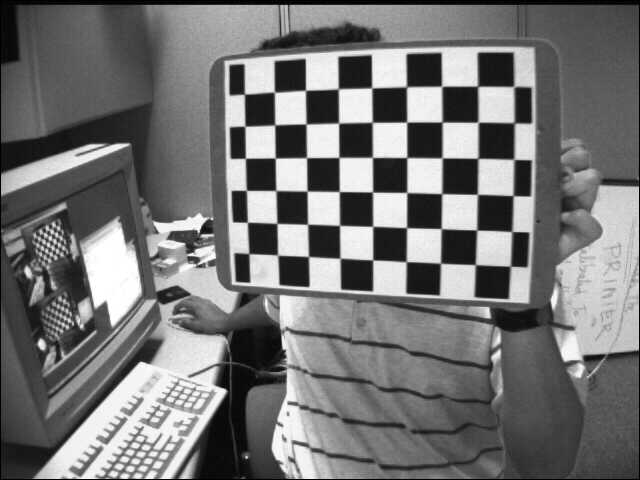
#> input picture FEUP-VCOM-main/proj1/images/ex4/calibration/left01.jpg, 640 x 480 px; its folder holds only this picture in this run
$ jupyter execute --allow-errors exercise4.ipynb
#> lines starting #> are read from the running program, lines starting #| are printed output that depends on the picture; after the words box and inside, x2 and y2 are one past the last pixel; in counts of white or black regions, pixels touching at a corner belong together; long printed decimals are rounded
## 4. Generate a bird's eye view of a lane

[cell 1]
import numpy as np
import cv2 as cv
import glob
import matplotlib.pyplot as plt

### 4.1 Camera Calibration

Essential to correct any camera distortion that can subtly affect accuracy when to any image transform. The distortion in every picture is minimal so, as expected, they are similar to the original ones.

[cell 2]
def calibrate_camera():
    # termination criteria
    criteria = (cv.TERM_CRITERIA_EPS + cv.TERM_CRITERIA_MAX_ITER, 30, 0.001)

    # prepare object points, like (0,0,0), (1,0,0), (2,0,0) ....,(6,5,0)
    objp = np.zeros((6*7,3), np.float32)
    objp[:,:2] = np.mgrid[0:7,0:6].T.reshape(-1,2)

    # Arrays to store object points and image points from all the images.
    objpoints = [] # 3d point in real world space
    imgpoints = [] # 2d points in image plane.
    images = glob.glob('images/ex4/calibration/*.jpg')

    for fname in images:
        img = cv.imread(fname)
#> img is the input picture: shape (480, 640, 3); min 0, max 255, mean 116.6
        gray = cv.cvtColor(img, cv.COLOR_BGR2GRAY)
        # Find the chess board corners
        ret, corners = cv.findChessboardCorners(gray, (7,6), None)
#> ret = True; corners = 42 rows, first 8: [475.4, 264.8], [440.5, 263.2], [405.9, 261.5], [372.9, 259.9], [340.6, 258.5], [308.7, 256.4], [277.6, 255.1], [476.7, 230.1]
        # If found, add object points, image points (after refining them)
        if ret == True:
            objpoints.append(objp)
            corners2 = cv.cornerSubPix(gray,corners, (11,11), (-1,-1), criteria)
#> corners2 = 42 rows, first 8: [475.3, 264.6], [440.5, 263.2], [406.2, 261.7], [372.7, 259.9], [340, 258.2], [308.5, 256.5], [277.6, 255.1], [476.7, 230]
            imgpoints.append(corners2)

    ret, mtx, dist, rvecs, tvecs = cv.calibrateCamera(objpoints, imgpoints, gray.shape[::-1], None, None)
#> ret = 0.146; mtx = [[841.1, 0, 299.8], [0, 795.4, 311.1], [0, 0, 1]]; dist = [[-0.744, 1.23, -0.063, 0.0252, -4.97]]; rvecs = ([-0.679, 0.378, -3.01],); tvecs = ([4.77, -1.27, 22.63],)

    return objpoints, imgpoints, ret, mtx, dist, rvecs, tvecs

[cell 3]
def undistort_img(img, mtx, dist, name):
    h,  w = img.shape[:2]
    newcameramtx, roi = cv.getOptimalNewCameraMatrix(mtx, dist, (w,h), 1, (w,h))

    dst = cv.undistort(img, mtx, dist, None, newcameramtx)

    x, y, w, h = roi
    dst = dst[y:y+h, x:x+w]
    cv.imwrite('images/ex4/' + name + '_undistorted.jpeg', dst)

    return cv.imread('images/ex4/' + name + '_undistorted.jpeg')

[cell 4]
# [14 lines left out: function display_undistorted, not called in this run]

[cell 5]
objpoints, imgpoints, ret, mtx, dist, rvecs, tvecs = calibrate_camera()
#> objpoints = 1 item; imgpoints = 1 item; ret = 0.146; mtx = [[841.1, 0, 299.8], [0, 795.4, 311.1], [0, 0, 1]]; dist = [[-0.744, 1.23, -0.063, 0.0252, -4.97]]; rvecs = ([-0.679, 0.378, -3.01],); tvecs = ([4.77, -1.27, 22.63],)
#> (the rest of this cell did not finish here and is left out)

    display_undistorted(img, dst)

#### Re-Projection Error
Re-projection error gives a good estimation of just how exact the found parameters are. The closer the re-projection error is to zero, the more accurate the parameters we found are.

[cell 6]
mean_error = 0
for i in range(len(objpoints)):
    imgpoints2, _ = cv.projectPoints(objpoints[i], rvecs[i], tvecs[i], mtx, dist)
    error = cv.norm(imgpoints[i], imgpoints2, cv.NORM_L2)/len(imgpoints2)
    mean_error += error
#> this loop made 1 pass
#> (error, mean_error) on pass 1: (0.0226, 0.0226)
#> after the loop, mean_error = 0.0226
print( "Total error: {}".format(mean_error/len(objpoints)))
#| Total error: 0.02255

### 4.2 Edge Detection & Segmentation

#### 4.2.1 Color Segmentation

We analyzed the colorspaces in the first picture to see which one (or each respective channel, more specifically) would highlight better the white/yellow lines: R in BGR, V in HSV, S in HSL, L in LUV, Y in YUV and L in LAB.

[cell 7]
img = cv.imread('images/ex4/lane1_undistorted.jpeg')
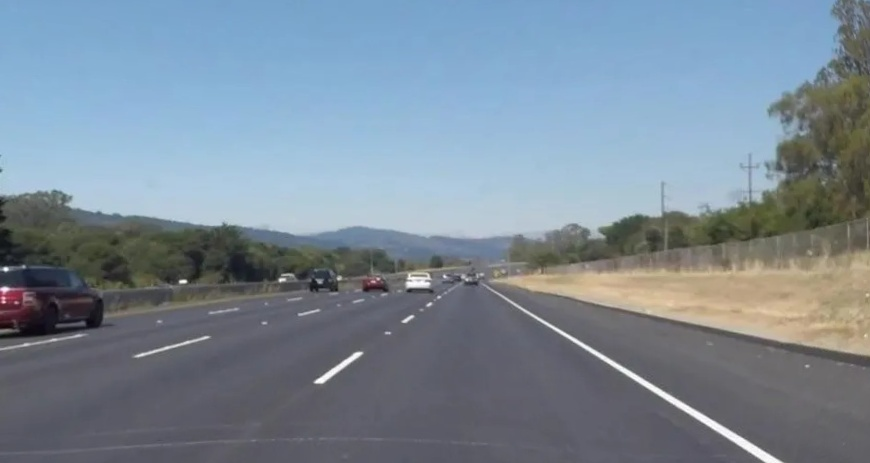
#> input picture FEUP-VCOM-main/proj1/images/ex4/lane1_undistorted.jpeg, 870 x 463 px
#> img is the input picture: shape (463, 870, 3); mean B, G, R 150.8, 137.7, 123
hsv = cv.cvtColor(img, cv.COLOR_BGR2HSV)
#> hsv: shape (463, 870, 3); mean H, S, V 96.6, 53.3, 155.4
hsl = cv.cvtColor(img, cv.COLOR_BGR2HLS)
#> hsl: shape (463, 870, 3); mean of channels 0, 1, 2 96.5, 137.1, 60.3
luv = cv.cvtColor(img, cv.COLOR_BGR2LUV)
#> luv: shape (463, 870, 3); mean of channels 0, 1, 2 142.8, 91, 123.9
yuv = cv.cvtColor(img, cv.COLOR_BGR2YUV)
#> yuv: shape (463, 870, 3); mean of channels 0, 1, 2 134.7, 135.9, 117.6
lab = cv.cvtColor(img, cv.COLOR_BGR2LAB)
#> lab: shape (463, 870, 3); mean of channels 0, 1, 2 143.4, 126.3, 119.7

b1, g, r = cv.split(img)
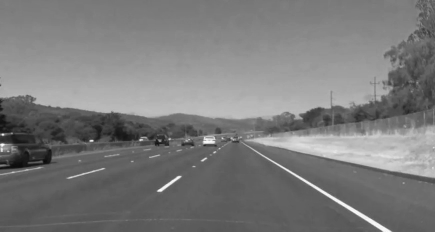
#> r: shape (463, 870) (shown at 1/2 size); min 7, max 255, mean 123
h1,s1,v1 = cv.split(hsv)
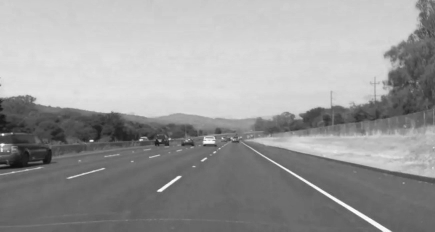
#> v1: shape (463, 870) (shown at 1/2 size); min 13, max 255, mean 155.4
h2,s2,l1 = cv.split(hsl)
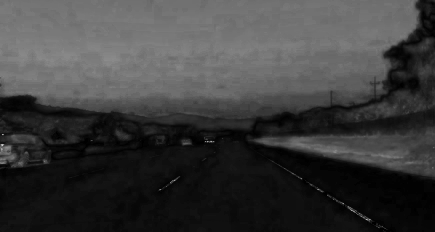
#> l1: shape (463, 870) (shown at 1/2 size); min 0, max 255, mean 60.3
l2,u1,v2 = cv.split(luv)
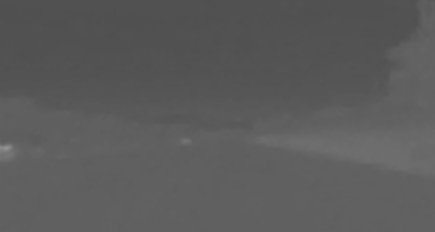
#> u1: shape (463, 870) (shown at 1/2 size); min 79, max 148, mean 91
y,u2,v3 = cv.split(yuv)
l3,a,b2 = cv.split(lab)
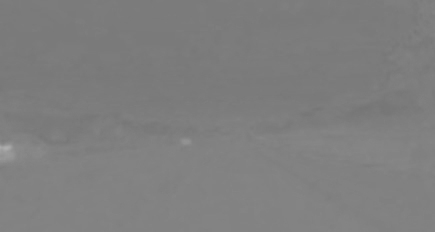
#> a: shape (463, 870) (shown at 1/2 size); min 116, max 174, mean 126.3

channels = [b1, g, r, h1,s1,v1, h2,s2,l1, l2,u1,v2, y,u2,v3, l3,a,b2]
fig, axs = plt.subplots(6, 3, figsize=(15, 15))
axs = axs.flatten()
fig.tight_layout()

for img, ax in zip(channels, axs):
    ax.imshow(img)
#> this loop made 18 passes

axs[0].set_ylabel('BGR')
axs[0].set_title('B')
axs[1].set_title('G')
axs[2].set_title('R')

axs[3].set_ylabel('HSV')
axs[3].set_title('H')
axs[4].set_title('S')
axs[5].set_title('V')

axs[6].set_ylabel('HSL')
axs[6].set_title('H')
axs[7].set_title('S')
axs[8].set_title('L')

axs[9].set_ylabel('LUV')
axs[9].set_title('L')
axs[10].set_title('U')
axs[11].set_title('V')

axs[12].set_ylabel('YUV')
axs[12].set_title('Y')
axs[13].set_title('U')
axs[14].set_title('V')

axs[15].set_ylabel('LAB')
axs[15].set_title('L')
axs[16].set_title('A')
axs[17].set_title('B')

plt.show()

Then we applied the mask corresponding to each colorspace. HSL was the colorspace that best ignored the background while highlighting white/yellow road lines, so we will use that masked result for the next steps.

[cell 8]
def color_selection(image, colorspace):
    converted_image = cv.cvtColor(image, colorspace)

    #White color mask
    lower_threshold = np.uint8([0, 200, 0])
    upper_threshold = np.uint8([255, 255, 255])
    white_mask = cv.inRange(converted_image, lower_threshold, upper_threshold)

    #Yellow color mask
    lower_threshold = np.uint8([10, 0, 100])
    upper_threshold = np.uint8([40, 255, 255])
    yellow_mask = cv.inRange(converted_image, lower_threshold, upper_threshold)

    mask = cv.bitwise_or(white_mask, yellow_mask)
    masked_image = cv.bitwise_and(image, image, mask = mask)

    return masked_image

lane1 = cv.imread('images/ex4/lane1_undistorted.jpeg')
lane2 = cv.imread('images/ex4/lane2_undistorted.jpeg')
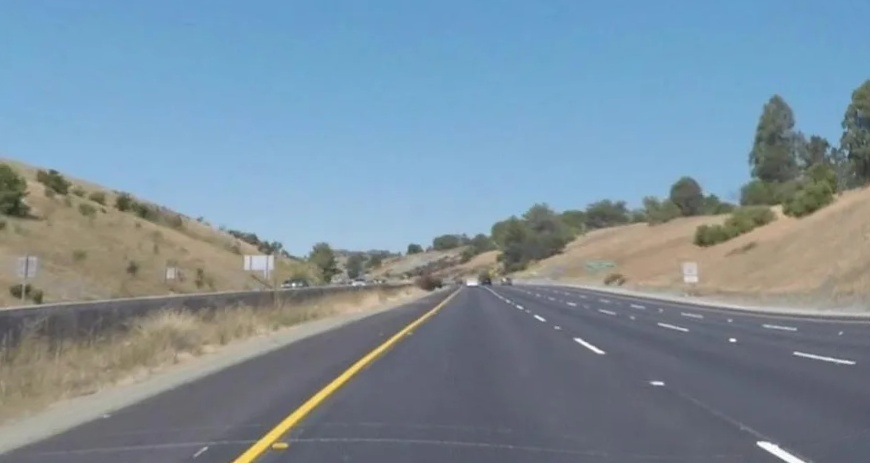
#> input picture FEUP-VCOM-main/proj1/images/ex4/lane2_undistorted.jpeg, 870 x 463 px
#> lane2 is the input picture: shape (463, 870, 3); mean B, G, R 156.9, 143.1, 123.6
lane3 = cv.imread('images/ex4/lane3_undistorted.jpeg')
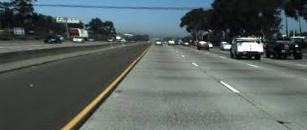
#> input picture FEUP-VCOM-main/proj1/images/ex4/lane3_undistorted.jpeg, 307 x 130 px
#> lane3 is the input picture: shape (130, 307, 3); mean B, G, R 97, 99.2, 88.9

lane1_RGB = color_selection(lane1, cv.COLOR_BGR2RGB)
#> in color_selection, `white_mask = cv.inRange(converted_image, lower_threshold, upper_thresh..`:
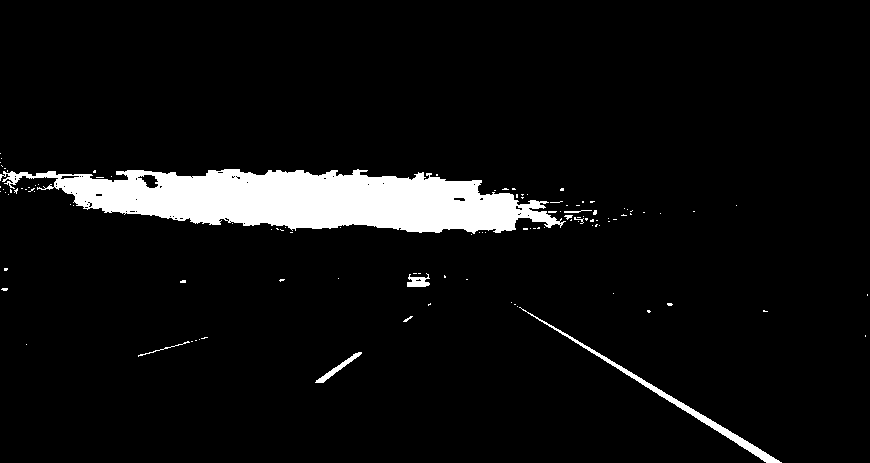
#> white_mask: shape (463, 870); 6.1% white; 113 white regions (104 under 20 px), largest, box (x1, y1, x2, y2) and area: (0, 169, 566, 234) 22147, (519, 307, 782, 463) 1441, (315, 352, 362, 383) 254
lane2_RGB = color_selection(lane2, cv.COLOR_BGR2RGB)
lane3_RGB = color_selection(lane3, cv.COLOR_BGR2RGB)

lane1_HSV = color_selection(lane1, cv.COLOR_BGR2HSV)
lane2_HSV = color_selection(lane2, cv.COLOR_BGR2HSV)
lane3_HSV = color_selection(lane3, cv.COLOR_BGR2HSV)
#> in color_selection (call 6), `yellow_mask = cv.inRange(converted_image, lower_threshold, upper_thres..`:
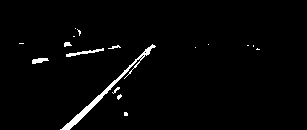
#> yellow_mask: shape (130, 307); 2.2% white; 17 white regions (11 under 20 px), largest, box (x1, y1, x2, y2) and area: (60, 44, 156, 130) 553, (66, 48, 104, 57) 106, (32, 58, 49, 64) 67, (64, 42, 72, 47) 28, (108, 45, 121, 49) 24, (112, 87, 120, 94) 20

lane1_HLS = color_selection(lane1, cv.COLOR_BGR2HLS)
lane2_HLS = color_selection(lane2, cv.COLOR_BGR2HLS)
lane3_HLS = color_selection(lane3, cv.COLOR_BGR2HLS)

lane1_LUV = color_selection(lane1, cv.COLOR_BGR2LUV)
lane2_LUV = color_selection(lane2, cv.COLOR_BGR2LUV)
lane3_LUV = color_selection(lane3, cv.COLOR_BGR2LUV)

lane1_YUV = color_selection(lane1, cv.COLOR_BGR2YUV)
lane2_YUV = color_selection(lane2, cv.COLOR_BGR2YUV)
lane3_YUV = color_selection(lane3, cv.COLOR_BGR2YUV)

lane1_LAB = color_selection(lane1, cv.COLOR_BGR2LAB)
lane2_LAB = color_selection(lane2, cv.COLOR_BGR2LAB)
lane3_LAB = color_selection(lane3, cv.COLOR_BGR2LAB)

lanes = [lane1_RGB, lane2_RGB, lane3_RGB, lane1_HSV, lane2_HSV, lane3_HSV,
         lane1_HLS, lane2_HLS, lane3_HLS, lane1_LUV, lane2_LUV, lane3_LUV,
         lane1_YUV, lane2_YUV, lane3_YUV, lane1_LAB, lane2_LAB, lane3_LAB ]

_, axs = plt.subplots(6, 3, figsize=(15, 15))
axs = axs.flatten()
for img, ax in zip(lanes, axs):
    ax.imshow(img)

axs[0].set_ylabel('RGB')
axs[3].set_ylabel('HSV')
axs[6].set_ylabel('HLS')
axs[9].set_ylabel('LUV')
axs[12].set_ylabel('YUV')
axs[15].set_ylabel('LAB')

axs[0].set_title('Lane1')
axs[1].set_title('Lane2')
axs[2].set_title('Lane3')

plt.show()

#### 4.2.2 Canny Edge Detection
We will apply Canny Edge Detection in order to isolate the road lines in each image. Firstly, we convert the image to grayscale and then apply a gaussian blur to eliminate any surrounding noise, then we apply the Canny filter.

[cell 9]
lane1_gray = cv.cvtColor(cv.cvtColor(lane1_HLS, cv.COLOR_HLS2RGB), cv.COLOR_RGB2GRAY)
lane2_gray = cv.cvtColor(cv.cvtColor(lane2_HLS, cv.COLOR_HLS2RGB), cv.COLOR_RGB2GRAY)
lane3_gray = cv.cvtColor(cv.cvtColor(lane3_HLS, cv.COLOR_HLS2RGB), cv.COLOR_RGB2GRAY)

_, axs = plt.subplots(1, 3, figsize=(20, 20))
axs = axs.flatten()
for img, ax in zip([lane1_gray, lane2_gray, lane3_gray], axs):
    ax.imshow(img, cmap="gray", vmin=0, vmax=255)
#> this loop made 3 passes

plt.show()

[cell 10]
lane1_gaussian = cv.GaussianBlur(lane1_gray, (5, 5), 0)
lane2_gaussian = cv.GaussianBlur(lane2_gray, (5, 5), 0)
lane3_gaussian = cv.GaussianBlur(lane3_gray, (5, 5), 0)

_, axs = plt.subplots(1, 3, figsize=(20, 20))
axs = axs.flatten()
for img, ax in zip([lane1_gaussian, lane2_gaussian, lane3_gaussian], axs):
    ax.imshow(img, cmap="gray", vmin=0, vmax=255)

plt.show()

[cell 11]
lane1_canny = cv.Canny(lane1_gaussian, 100, 200, apertureSize=7)
lane2_canny = cv.Canny(lane2_gaussian, 100, 200, apertureSize=7)
lane3_canny = cv.Canny(lane3_gaussian, 100, 200, apertureSize=7)

_, axs = plt.subplots(1, 3, figsize=(20, 20))
axs = axs.flatten()
for img, ax in zip([lane1_canny, lane2_canny, lane3_canny], axs):
    ax.imshow(img, cmap="gray", vmin=0, vmax=255)

plt.show()

#### 4.2.3 ROI Selection
The Canny Edge Detector computed edges for parts of the image that aren't relevant, so we selected only the parts of the image that correspond to the lanes. We assumed that the images are taken by a dashboard camera in a fixed position, so the lane markers are roughly always the same distance apart. Both lane1 and lane2 were taken with the same camera and with the same conditions, so they also have similar resolution and the thresholds applied to both those images are the same. As for lane3, its resolution is smaller and it was captured in a different position, so the thresholds applied are different.

[cell 12]
def roi_selection(image, lane3):
#> called with lane3 = False
    mask = np.zeros_like(image)

    rows, cols = image.shape[:2]

    bottom_left  = [cols * 0.1, rows * 0.95]
    top_left     = [cols * 0.4, rows * 0.6]
    bottom_right = [cols * 0.95, rows * 0.95]
    top_right    = [cols * 0.6, rows * 0.4] if lane3 else [cols * 0.6, rows * 0.6]

    vertices = np.array([[bottom_left, top_left, top_right, bottom_right]], dtype=np.int32)
    cv.fillPoly(mask, vertices, 255)

    masked_image = cv.bitwise_and(image, mask)
    return masked_image

lane1_roi = roi_selection(lane1_canny, False)
lane2_roi = roi_selection(lane2_canny, False)
lane3_roi = roi_selection(lane3_canny, True)

_, axs = plt.subplots(1, 3, figsize=(20, 20))
axs = axs.flatten()
for img, ax in zip([lane1_roi, lane2_roi, lane3_roi], axs):
    ax.imshow(img, cmap="gray", vmin=0, vmax=255)

plt.show()

#### 4.2.4 Hough Lines
With the region of interest selected, we detect lines using the Hough Transform and overlap it with the original images.

[cell 13]
def draw_lines(image, lines):
    image = np.copy(image)
    for line in lines:
        for x1,y1,x2,y2 in line:
            cv.line(image, (x1, y1), (x2, y2), [255, 0, 0], 2)
    return image

lane1_rgb = cv.cvtColor(lane1, cv.COLOR_BGR2RGB)
lane2_rgb = cv.cvtColor(lane2, cv.COLOR_BGR2RGB)
lane3_rgb = cv.cvtColor(lane3, cv.COLOR_BGR2RGB)

lane1_hough = cv.HoughLinesP(lane1_roi, rho = 1, theta = np.pi/180, threshold = 25, minLineLength = 20, maxLineGap = 300)
#> lane1_hough = [[510, 299, 743, 439], [506, 300, 729, 439], [506, 299, 730, 439], [315, 380, 466, 278], [469, 278, 561, 335], [322, 382, 441, 296], [315, 381, 437, 296]]
lane2_hough = cv.HoughLinesP(lane2_roi, rho = 1, theta = np.pi/180, threshold = 20, minLineLength = 20, maxLineGap = 300)
#> lane2_hough = [[275, 439, 415, 321], [262, 438, 394, 335], [469, 280, 662, 382], [281, 422, 368, 354], [262, 439, 411, 323], [276, 439, 400, 335], [476, 283, 595, 352], [289, 426, 414, 321], [539, 315, 598, 353], [402, 335, 468, 280], [393, 342, 416, 322]]
lane3_hough = cv.HoughLinesP(lane3_roi, rho = 1, theta = np.pi/180, threshold = 20, minLineLength = 20, maxLineGap = 300)
#> lane3_hough = [[74, 123, 119, 80], [76, 117, 109, 84], [183, 54, 237, 90], [181, 56, 235, 92], [68, 123, 98, 94]]

line_images = []
for image, lines in zip([lane1_rgb,lane2_rgb,lane3_rgb], [lane1_hough, lane2_hough, lane3_hough]):
    line_images.append(draw_lines(image, lines))
#> after the loop, line_images = 3 items

_, axs = plt.subplots(1, 3, figsize=(20,20))
axs = axs.flatten()
for img, ax in zip(line_images, axs):
    ax.imshow(img)

plt.show()

Since we want complete lane markings and only one line per marking, we have to consolidate and extrapolate the Hough Lines gathered before.

[cell 14]
def extrapolate_lines(lines):
    left_lines    = []
    left_weights  = []
    right_lines   = []
    right_weights = []

    for line in lines:
        for x1, y1, x2, y2 in line:
            if x1 == x2:
                continue
            slope = (y2 - y1) / (x2 - x1)
            intercept = y1 - (slope * x1)
            length = np.sqrt(((y2 - y1) ** 2) + ((x2 - x1) ** 2))
            if slope < 0:
                left_lines.append((slope, intercept))
                left_weights.append((length))
            else:
                right_lines.append((slope, intercept))
                right_weights.append((length))

    left_lane  = np.dot(left_weights,  left_lines) / np.sum(left_weights)  if len(left_weights) > 0 else None
    right_lane = np.dot(right_weights, right_lines) / np.sum(right_weights) if len(right_weights) > 0 else None

    return left_lane, right_lane

def points_pixel(y1, y2, line):
    if line is None:
        return None
    slope, intercept = line
    x1 = int((y1 - intercept)/slope)
    x2 = int((y2 - intercept)/slope)
    y1 = int(y1)
    y2 = int(y2)
    return ((x1, y1), (x2, y2))

def lane_lines(image, lines):
    left_lane, right_lane = extrapolate_lines(lines)
    y1 = image.shape[0]
    y2 = y1 * 0.6
    left_line  = points_pixel(y1, y2, left_lane)
    right_line = points_pixel(y1, y2, right_lane)
    return left_line, right_line

def draw_lane_lines(image, lines):
    line_image = np.zeros_like(image)
    for line in lines:
        if line is not None:
            cv.line(line_image, *line, [255, 0, 0], 12)
    return cv.addWeighted(image, 1.0, line_image, 1.0, 0.0)


lane_images = []
for image, lines in zip([lane1_rgb,lane2_rgb,lane3_rgb], [lane1_hough, lane2_hough, lane3_hough]):
    lane_images.append(draw_lane_lines(image, lane_lines(image, lines)))
#> this loop made 3 passes
#> left_line in lane_lines on passes 1 to 3: ((199, 463), (465, 277)), ((240, 463), (467, 277)), ((63, 130), (117, 78))
#> after the loop, lane_images = 3 items

_, axs = plt.subplots(1, 3, figsize=(20,20))
axs = axs.flatten()
for img, ax in zip(lane_images, axs):
    ax.imshow(img)

plt.show()

### 4.3 Perspective Transformation - Birds Eye View
Just like in the ROI selection, the perspective transformation is highly dependendant on the image resolution, so we assumed that images taken in the same conditions (lane1 and lane2) with roughly have the same src and dst points for the transformation. lane3 has a different resolution, so it's points are different.

We choose to keep the top unchanged while shrinking the bottom, in order to keep the most amount of information from the viewing angle.

[cell 15]
warped_imgs = []

def birds_eye_view(imgs, src, dst, crop):
    for img in imgs:
        IMAGE_H, IMAGE_W = img.shape[:2]

        # Compute the perspective transform matrices
        M = cv.getPerspectiveTransform(src, dst)
        Minv = cv.getPerspectiveTransform(dst, src)

        img = img[crop:(crop+IMAGE_H), 0:IMAGE_W]
        warped_imgs.append(cv.warpPerspective(img, M, (IMAGE_W, IMAGE_H), flags=cv.INTER_LINEAR)) # Image warping

h_1_2, w_1_2 = lane_images[0].shape[:2]
src_1_2 = np.float32([[0, h_1_2], [820, h_1_2], [0, 0], [w_1_2, 0]])
dst_1_2 = np.float32([[450, h_1_2], [530, h_1_2], [0, 0], [w_1_2, 0]])

h_3, w_3 = lane_images[2].shape[:2]
src_3 = np.float32([[0, h_3], [290,  h_3], [0, 0], [w_3, 0]])
dst_3 = np.float32([[90, h_3], [150, h_3], [0, 0], [w_3, 0]])

birds_eye_view(lane_images[:2], src_1_2, dst_1_2, 300)
#> the loop in birds_eye_view, `for img in imgs:` made 2 passes
#> (IMAGE_H, IMAGE_W, M, Minv) on passes 1 to 2: (463, 870, [[1, 9.96, 0], [0, 10.25, 0], [0, 0.02, 1]], [[1, -0.972, 0], [0, 0.0976, 0], [0, -0.00195, 1]]), (463, 870, [[1, 9.96, 0], [0, 10.25, 0], [0, 0.02, 1]], [[1, -0.972, 0], [0, 0.0976, 0], [0, -0.00195, 1]])
#> after the loop in birds_eye_view, `for img in imgs:`: warped_imgs = 2 items
birds_eye_view([lane_images[2]], src_3, dst_3, 50)
#> the loop in birds_eye_view (call 2), `for img in imgs:` made 1 pass
#> (IMAGE_H, IMAGE_W, M, Minv) on pass 1: (130, 307, [[1, 3.35, 0], [0, 4.83, 0], [6.24e-19, 0.0295, 1]], [[1, -0.692, 0], [0, 0.207, 0], [0, -0.0061, 1]])
_, axs = plt.subplots(1, 3, figsize=(20,20))
axs = axs.flatten()
for img, ax in zip(warped_imgs, axs):
    ax.imshow(img)

plt.show()
